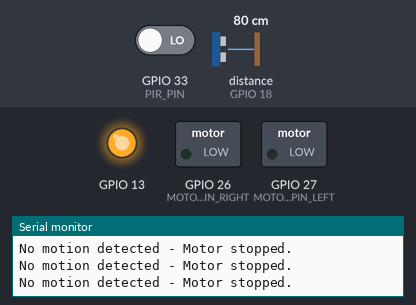
Simulated run of this sketch. Board: ESP32. Parts: switched loads named in the sketch (green lamp = pin HIGH), output pins drawn as LEDs (lit = HIGH), the last lines printed to the serial monitor. Inputs (shaded band) come from the test bench; at power-on: GPIO 33 (PIR_PIN) LOW, distance to the obstacle (sensor on GPIO 18) 80 cm. The echo pulse lasts 58.3 µs per cm; pins used as bus, display or sensor lines are not drawn.

Above: at 1.8 s.
1.9 s: GPIO 33 (PIR_PIN) driven HIGH
At 2.5 s:
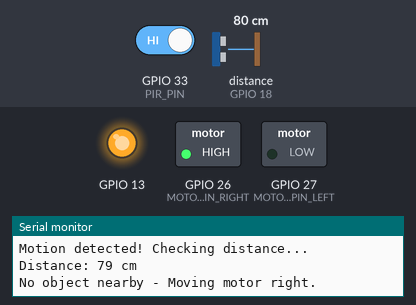
3.5 s: distance to the obstacle (sensor on GPIO 18) set to 22 cm
5.0 s: distance to the obstacle (sensor on GPIO 18) set to 18 cm
At 5.6 s:
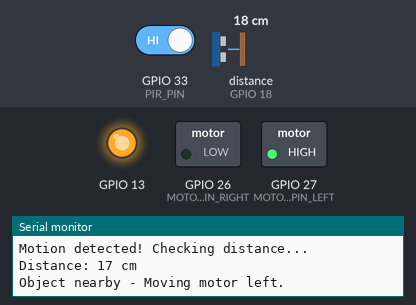
6.5 s: distance to the obstacle (sensor on GPIO 18) set to 35 cm
At 7.1 s:
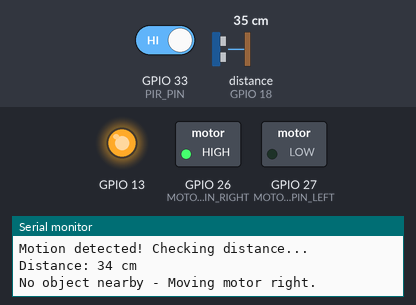
8.0 s: distance to the obstacle (sensor on GPIO 18) set to 2 cm
At 8.5 s:
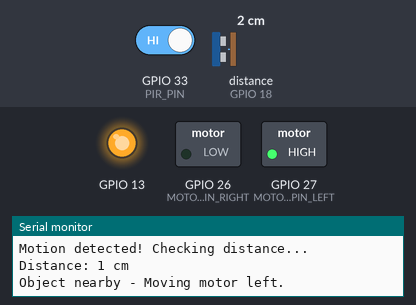
Timing chart, 0 to 10.5 s (numbered marks = the images above; inputs shaded):
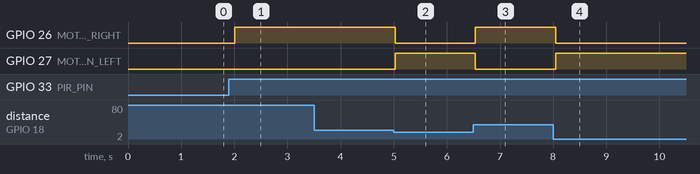

Measured:
- the behaviour switches between 21 and 20 cm on distance to the obstacle (sensor on GPIO 18) (found by bisection; images 1 and 2)
- after the input at 1.9 s, GPIO 26 (MOTOR_PIN_RIGHT): LOW → HIGH after 0.11 s
- after the input at 5.0 s, GPIO 26 (MOTOR_PIN_RIGHT): HIGH → LOW at once; GPIO 27 (MOTOR_PIN_LEFT): LOW → HIGH at once
- after the input at 6.5 s, GPIO 26 (MOTOR_PIN_RIGHT): LOW → HIGH at once; GPIO 27 (MOTOR_PIN_LEFT): HIGH → LOW at once
- after the input at 8.0 s, GPIO 26 (MOTOR_PIN_RIGHT): HIGH → LOW after 0.05 s; GPIO 27 (MOTOR_PIN_LEFT): LOW → HIGH after 0.05 s

The sketch:

sketch_oct28a.ino
```cpp
#define PIR_PIN 33         // PIR sensor pin
#define TRIG_PIN 19         // HC-SR04 Trigger pin
#define ECHO_PIN 18        // HC-SR04 Echo pin
#define MOTOR_PIN_LEFT 27  // Motor driver pin for left movement
#define MOTOR_PIN_RIGHT 26 // Motor driver pin for right movement

// Variables for ultrasonic sensor
long duration;
int distance;

void setup() {
  // Initialize Serial Monitor
  Serial.begin(115200);

  // Set pin modes
  pinMode(PIR_PIN, INPUT);
  pinMode(TRIG_PIN, OUTPUT);
  pinMode(ECHO_PIN, INPUT);
  pinMode(MOTOR_PIN_LEFT, OUTPUT);
  pinMode(MOTOR_PIN_RIGHT, OUTPUT);

    pinMode(13, OUTPUT);
    digitalWrite(13,HIGH);


  Serial.println("System Initialized.");
}

void loop() {
  // Check if motion is detected by the PIR sensor
  if (digitalRead(PIR_PIN) == HIGH) {
    Serial.println("Motion detected! Checking distance...");

    // Send trigger pulse to ultrasonic sensor
    digitalWrite(TRIG_PIN, LOW);
    delayMicroseconds(2);
    digitalWrite(TRIG_PIN, HIGH);
    delayMicroseconds(10);
    digitalWrite(TRIG_PIN, LOW);

    // Calculate distance based on echo pulse duration
    duration = pulseIn(ECHO_PIN, HIGH);
    distance = duration * 0.034 / 2;  // Convert to cm

    Serial.print("Distance: ");
    Serial.print(distance);
    Serial.println(" cm");

    // Motor movement based on distance
    if (distance < 20) {
      // Object detected nearby, move motor to the left
      Serial.println("Object nearby - Moving motor left.");
      digitalWrite(MOTOR_PIN_LEFT, HIGH);
      digitalWrite(MOTOR_PIN_RIGHT, LOW);
    } else {
      // No close object, move motor to the right
      Serial.println("No object nearby - Moving motor right.");
      digitalWrite(MOTOR_PIN_LEFT, LOW);
      digitalWrite(MOTOR_PIN_RIGHT, HIGH);
    }
  } else {
    // Stop motor if no motion detected
    Serial.println("No motion detected - Motor stopped.");
    digitalWrite(MOTOR_PIN_LEFT, LOW);
    digitalWrite(MOTOR_PIN_RIGHT, LOW);
  }

  // Delay to avoid rapid triggering
  delay(500);
}
```
